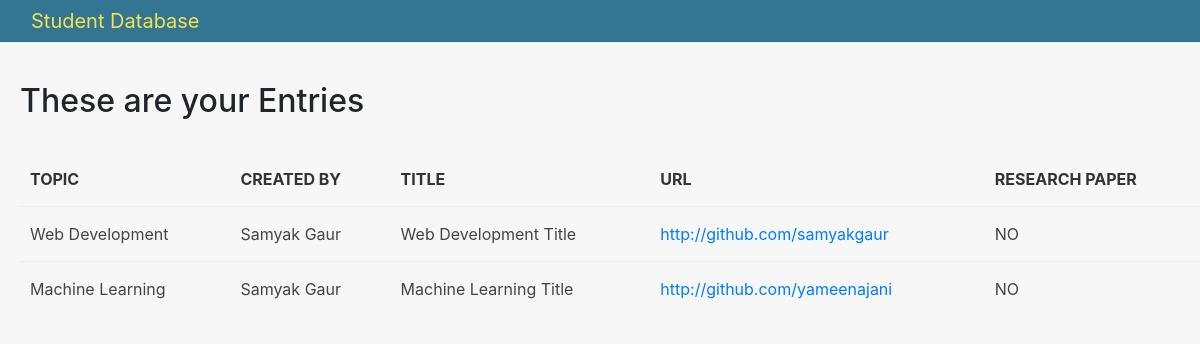
/first_app/index12, run on an earlier commit of the app's database.
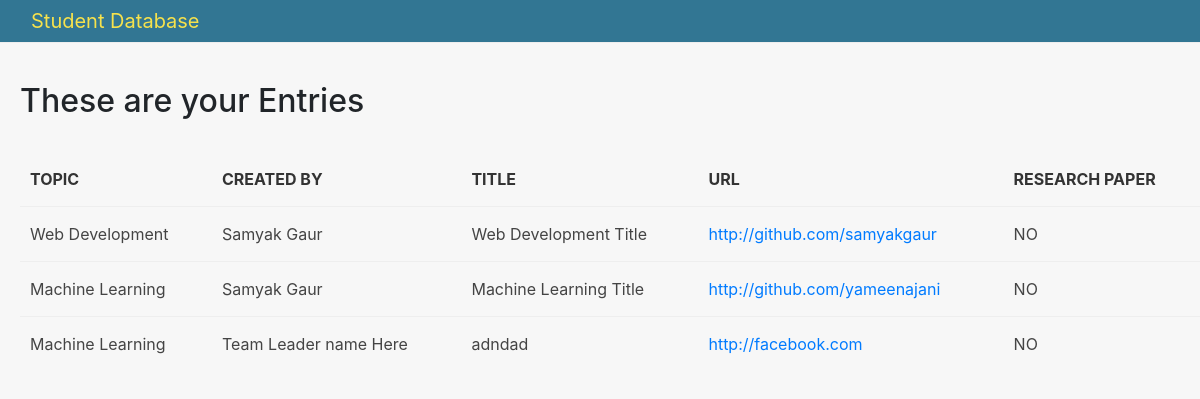
And on a later commit of the database.
### first_app/models.py (models this page shows, shortened)
class Entrie(models.Model):
    topics = models.ForeignKey(Topic,on_delete=models.PROTECT)
    name = models.CharField(max_length=100,default="Team Leader name Here")
    title = models.CharField(max_length=264, unique=True)
    description = models.TextField(max_length=600, null=True, blank=True)
    url = models.URLField(unique=True)
    start_date = models.DateField()
    end_date = models.DateField()
    year = models.IntegerField(choices=YEARS, default=1)
    department = models.CharField(max_length=100,choices=DEPARTMENTS,default="Computer")
    research_paper = models.CharField(max_length=100,choices=PAPER,default="NO")
    file= models.FileField(upload_to=None,max_length=100,default="NULL")

class Topic(models.Model):
    topic = models.CharField(max_length=264 , unique=True)
    def __str__(self):
        return self.topic

### first_app/views.py (the view)
# urls.py: path('index12',views.report),
def report(request):
    entries_display = Entrie.objects.filter(year=2)
    index1dict = {'entries_display':entries_display}
    return render(request,'first_app/index12.html',context=index1dict)

### templates/first_app/index12.html (shortened to what this page needs)
<!DOCTYPE html>
{% load staticfiles %}
<html lang="en">
<head>
    <link rel="stylesheet" href="https://stackpath.bootstrapcdn.com/bootstrap/4.3.1/css/bootstrap.min.css">
    <link rel="stylesheet" href="{% static "css/main1.css" %}">
</head>
<body>
    <nav class="navbar navbar-expand-lg navbar-light bg-light" style="background-color: rgb(50, 118, 147)!important; height: 43px;">
                <a class="navbar-brand" href="http://127.0.0.1:8000/" style="color: rgb(247, 226, 76)">Student Database</a>
    </nav>
    <br>
    <div style="padding-left: 20px;">
        <h2>These are your Entries </h2><br >
        {% if entries_display %}
        <table>
            <th>Topic</th>
            <th>Created By</th>
            <th>Title</th>
            <th>URL</th>
            <th>Research Paper</th>
            {% for acc in entries_display %}
            <tr>
                <td>{{ acc.topics }}</td>
                <td>{{ acc.name }}</td>
                <td>{{ acc.title }}</td>
                <td><a href="{{ acc.url }}">{{ acc.url}}</td>
                <td>{{ acc.research_paper }}</td>
            </tr>
            {% endfor %}
        </table>
        {% else %}
        <p> no access record found</p>
        {% endif %}
    </div>
</body>
</html>

What changed in the data, as far as the page shows it:
added Entrie: topics "Machine Learning", name "Team Leader name Here", title "adndad", url "http://facebook.com", research_paper "NO"
